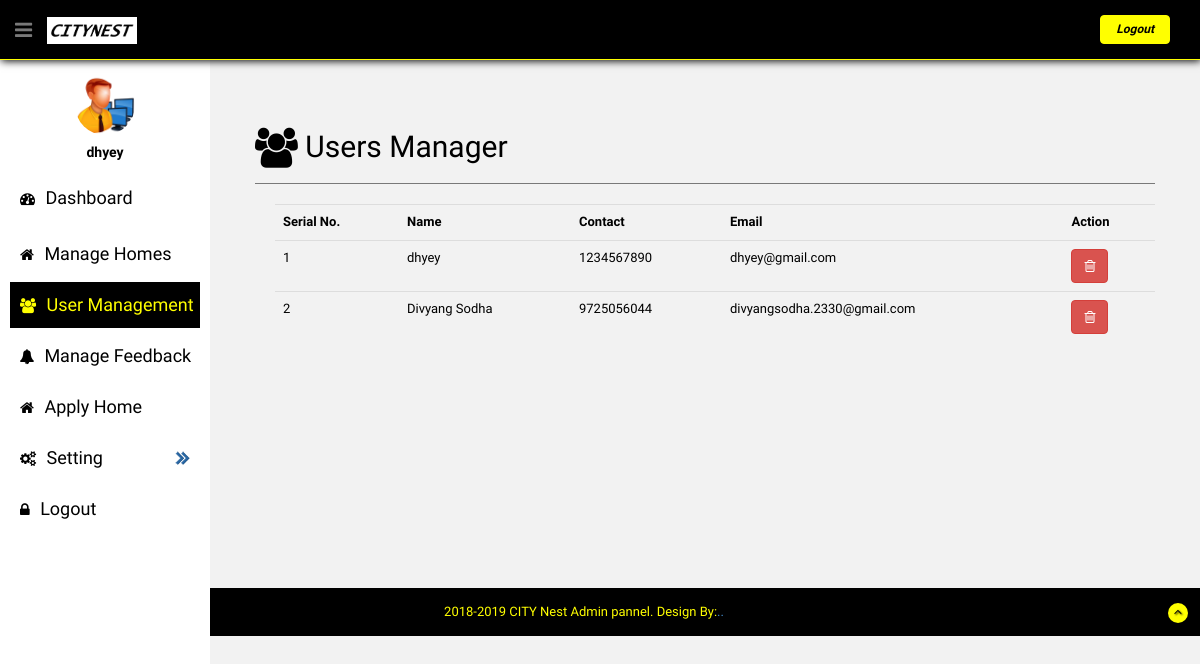
Screenshot of /admin/userdetails.php (signed in) with the database file from the repository.
### tables this page shows
CREATE TABLE IF NOT EXISTS `admin_log` (
  `aid` int(10) NOT NULL AUTO_INCREMENT,
  `firstname` varchar(255) DEFAULT NULL,
  `password` varchar(255) DEFAULT NULL,
  `username` varchar(255) DEFAULT NULL,
  PRIMARY KEY (`aid`)
);

CREATE TABLE IF NOT EXISTS `user` (
  `uname` varchar(75) NOT NULL,
  `upwd` varchar(20) NOT NULL,
  `uemail` varchar(50) NOT NULL,
  `ucontact` varchar(12) NOT NULL,
  `uid` int(11) NOT NULL AUTO_INCREMENT,
  PRIMARY KEY (`uid`)
);

### admin/userdetails.php (the view, shortened to what this page needs)
<?php
require 'header.php';
$sql   = "SELECT * FROM user";
$res   = mysqli_query($conn,$sql);
$count = 0;
?>
      <aside>
          <div id="sidebar"  class="nav-collapse ">
              <ul class="sidebar-menu" id="nav-accordion">
                  <p class="centered"><a href="profile.html"><img src="assets/img/ui-sam.png" class="img-circle" width="60"></a></p>
                  <h5 class="centered"><?php echo $row['firstname']; ?></h5>
                  <li class="">
                      <a  href="index.php">
                          <i class="fa fa-dashboard"></i>
                          <span>Dashboard</span>
                      </a>
                  </li>
                  <li class="sub-menu">
                      <a href="homedetails.php">
                          <i class="fa fa-home"></i>
                          <span> Manage Homes</span>
                      </a>
                  </li>
                  <li class="sub-menu">
                      <a class="active" href="userdetails.php">
                          <i class="fa fa-users"></i>
                          <span>User Management</span>
                      </a>
                  </li>
                  <li class="sub-menu">
                      <a href="feedbackdetails.php">
                          <i class="fa fa-bell"></i>
                          <span>Manage Feedback</span>
                      </a>
                  </li>
                  <li class="sub-menu">
                      <a href="manageapplyhome.php">
                          <i class="fa fa-home"></i>
                          <span>Apply Home</span>
                      </a>
                  </li>
                  <li class="sub-menu">
                      <a href="javascript:;" >
                          <i class="fa fa-cogs"></i>
                          <span>Setting</span>
                      </a>
                  </li>
                  <li class="sub-menu">
                      <a href="logout.php">
                          <i class="fa fa-lock"></i>
                          <span>Logout</span>
                      </a>
                  </li>
              </ul>
          </div>
      </aside>
      <section id="main-content">
          <section class="wrapper">
            <div class="row mt">
              <div class="border-head">
                <h2><i class="fa fa-users fa-lg"></i> Users Manager</h2>
              </div><hr>
              <div class="custom-bar-chart">
                <div class="table-responsive">
                  <table class="table table-hover" id="dev-table">
                  <tr >
                    <th>Serial No.</th>
                    <th>Name</th>
                    <th>Contact</th>
                    <th>Email</th>
                    <th>Action</th>
                  </tr>
                  <?php while($row = mysqli_fetch_array($res,MYSQLI_BOTH)) { ?>
                  <tr>
                    <td><?php echo ++$count; ?></td>
                    <td><?php echo $row['uname']; ?></td>
                    <td><?php echo $row['ucontact']; ?></td>
                    <td><?php echo $row['uemail']; ?></td>
                    <td>
                    <a class="btn btn-danger btn-md " href="userdetails.php?del=<?php echo $row['uid']; ?>"> <i class="fa fa-trash-o"></i></a>
                    </td>
                  </tr>
                <?php } ?>
                  </table>
                </div>
              </div>
  					</div>
					</section>
      </section>
      <br>
 <?php
 require 'footer.php';
 ?>

### admin/assets/css/style.css (style rules this page uses)
body { color: #797979; background: #f2f2f2; font-family: 'Ruda', sans-serif; padding: 0px !important; margin: 0px !important; font-size:13px; }
ul li { list-style: none; }
a, a:hover, a:focus { text-decoration: none; outline: none; }
hr { margin-top: 20px; margin-bottom: 20px; border: 0; border-top: 1px solid #797979; }
.centered { text-align: center; }
.mt { margin-top: 30px; padding: 20px; margin-left: 10px; margin-right: 10px; color: black; }
#sidebar { width: 210px; height: 100%; position: fixed; background: white; }
#sidebar h5 { color: black; font-weight: 700; }
#sidebar ul li { position: relative; }
ul.sidebar-menu , ul.sidebar-menu li ul.sub { margin: -2px 0 0; padding: 0; }
ul.sidebar-menu { margin-top: 75px; }
ul.sidebar-menu li { margin-bottom: 5px; margin-left:10px; margin-right:10px; }
ul.sidebar-menu li.sub-menu { line-height: 15px; }
ul.sidebar-menu li a span { display: inline-block; }
ul.sidebar-menu li a { color: black; text-decoration: none; display: block; padding: 15px 0 15px 10px; font-size: 18px; outline: none; -webkit-transition: all 0.3s ease; -moz-transition: all 0.3s ease; -o-transition: all 0.3s ease; -ms-transition: all 0.3s ease; transition: all 0.3s ease; }
ul.sidebar-menu li a.active, ul.sidebar-menu li a:hover, ul.sidebar-menu li a:focus { background: black; color: yellow; display: block; -webkit-transition: all 0.3s ease; -moz-transition: all 0.3s ease; -o-transition: all 0.3s ease; -ms-transition: all 0.3s ease; transition: all 0.3s ease; }
ul.sidebar-menu li a i { font-size: 15px; padding-right: 6px; }
ul.sidebar-menu li a.active i { color: yellow; }
#main-content { margin-left: 210px; }
.wrapper { display: inline-block; margin-top: 60px; padding-left: 15px; padding-right: 15px; padding-bottom: 15px; padding-top: 0px; width: 100%; }
.custom-bar-chart { height: 290px; margin-top: 20px; margin-left: 20px; position: relative; border-bottom: 0px solid #c9cdd7; }

### admin/assets/css/style-responsive.css (style rules this page uses)
@media (min-width: 980px) { .custom-bar-chart { margin-bottom: 40px; } }

### rows the page displays
admin_log: firstname "dhyey"
user: uname "dhyey", ucontact "1234567890", uemail "dhyey@gmail.com"
user: uname "Divyang Sodha", ucontact "9725056044", uemail "divyangsodha.2330@gmail.com"
